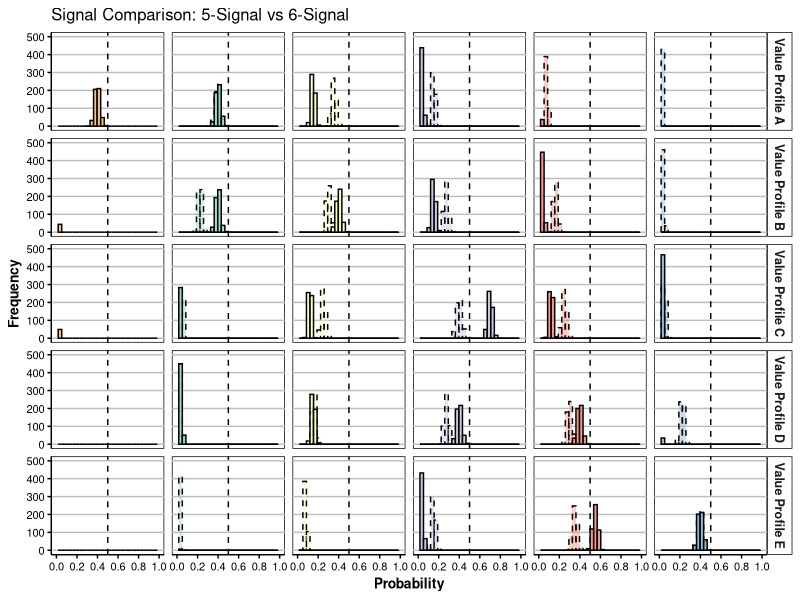
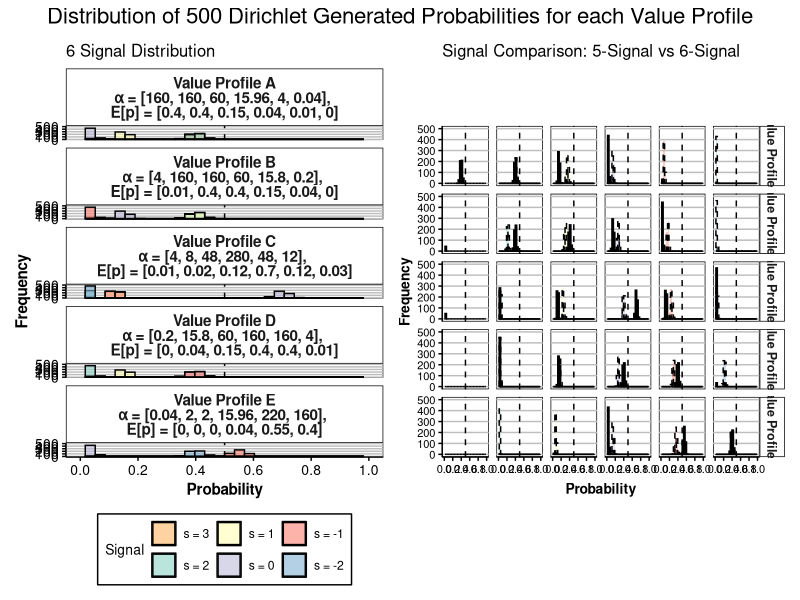

Generate these figures, in order, with R:
# ==============================================================================
# Dirichlet Distribution Analysis for Signal Probability Modeling
# ==============================================================================
# This script analyzes Dirichlet distributions for different value profiles
# and creates side-by-side visualizations for 5-signal and 6-signal scenarios

# Load required libraries
library(tidyverse)  # For data manipulation and visualization
library(MCMCpack)   # For Dirichlet distribution sampling
library(patchwork)  # For combining plots
library(RColorBrewer)  # For colour palettes

# ==============================================================================
# Function Definition
# ==============================================================================

#' Calculate Expected Values for Dirichlet Distribution
#' 
#' @param alpha Numeric vector of Dirichlet parameters (must be positive)
#' @param c Concentration parameter (for reference, not used in calculations)
#' @return Tibble with components, alpha values, expected values, and sample means
dirichlet_expected_values <- function(alpha, c) {
  
  # Input validation
  if (!is.numeric(alpha) || length(alpha) < 2) {
    stop("alpha must be a numeric vector with at least 2 elements")
  }
  
  if (any(alpha <= 0)) {
    stop("All alpha values must be positive")
  }
  
  # Calculate theoretical expected values for Dirichlet distribution
  # E[X_i] = alpha_i / sum(alpha)
  alpha_sum <- sum(alpha)
  expected_values <- alpha / alpha_sum
  
  # Generate Monte Carlo samples to verify theoretical calculations
  samples <- rdirichlet(10000, alpha)
  sample_means <- colMeans(samples)
  
  # Return structured results
  result <- tibble(
    Component = paste0("s = ", 1:length(alpha)),
    Alpha = alpha,
    concentration = c,
    Expected_Value = expected_values,
    Sample_Mean = round(sample_means, 2)
  )
  
  return(result)
}

# Function to create a centered Dirichlet parameter vector
create_dirichlet_params <- function(center, concentration, spread, k = 5, decay = 2) {
  # Create Dirichlet alpha parameters centered on a specific category
  # center: which category to center on (1 to k)
  # concentration: overall concentration (higher = more peaked)
  # spread: how much to spread to neighboring categories
  
  alphas <- rep(1, k)  # Base alpha = 1 (uniform prior)
  
  # Add concentration to the center
  alphas[center] <- 1 + concentration
  
  # Add some spread to neighbors based on distance
  for(i in 1:k) {
    if(i != center) {
      distance <- abs(i - center)
      alphas[i] <- 1 + (concentration * spread * exp(-decay * distance))
    }
  }
  
  return(alphas)
}

# ==============================================================================
# 5-Signal Analysis
# ==============================================================================

# Define alpha parameter vectors for different value profiles
A_vec <- c(8, 7, 3, 1.5, 0.5)      # Profile A: High preference for early signals
B_vec <- c(4.5, 6, 5.5, 3.25, 0.75) # Profile B: Moderate preference distribution
C_vec <- c(1, 5, 8, 5, 1)           # Profile C: Peak preference for middle signal
D_vec <- c(0.75, 3.25, 5.5, 6, 4.5) # Profile D: Increasing preference toward end
E_vec <- c(0.5, 1.5, 3, 7, 8)       # Profile E: Strong preference for later signals

# Organize vectors and names for processing
vecs <- list(A_vec, B_vec, C_vec, D_vec, E_vec)
vec_names <- c("A", "B", "C", "D", "E")
c_value <- 20  # Concentration parameter (scaling factor)

# Calculate expected values for each profile
combined_df_5 <- map2_dfr(vecs, vec_names, ~ {
  tab <- dirichlet_expected_values(.x, c_value)
  tab$value_profile <- .y
  tab$summary <- paste0("An agent with value Profile ", .y, 
                        " produces 1s ", 
                        round(tab$Expected_Value[1]*100), " % of the time, ",
                        "2s ", 
                        round(tab$Expected_Value[2]*100), " % of the time, ",
                        "3s ", 
                        round(tab$Expected_Value[3]*100), " % of the time, ",
                        "4s ", 
                        round(tab$Expected_Value[4]*100), " % of the time, and", 
                        "5s ", 
                        round(tab$Expected_Value[5]*100), " % of the time")
  return(tab)
})

# Generate Dirichlet samples for visualization (500 samples each)
samples_A <- rdirichlet(500, A_vec * c_value)
samples_B <- rdirichlet(500, B_vec * c_value)
samples_C <- rdirichlet(500, C_vec * c_value)
samples_D <- rdirichlet(500, D_vec * c_value)
samples_E <- rdirichlet(500, E_vec * c_value)

# ==============================================================================
# Label Formatting Functions
# ==============================================================================

#' Format Alpha Values and Expected Values for Plot Labels
#' 
#' @param alpha_vec Original alpha parameter vector
#' @param exp_vals Expected values from Dirichlet distribution
#' @return List with formatted alpha and expected value strings
format_alpha_and_exp <- function(alpha_vec, exp_vals) {
  # Format scaled alpha values (alpha * c)
  alpha_formatted <- paste0("[", paste(round(alpha_vec * c_value, 3), collapse = ", "), "]")
  # Format expected values with 3 decimal places
  exp_formatted <- paste0("[", paste(round(exp_vals, 3), collapse = ", "), "]")
  return(list(alpha = alpha_formatted, exp = exp_formatted))
}

# Extract expected values for each profile from combined dataframe
exp_A <- combined_df_5 |> filter(value_profile == "A") |> pull(Expected_Value)
exp_B <- combined_df_5 |> filter(value_profile == "B") |> pull(Expected_Value)
exp_C <- combined_df_5 |> filter(value_profile == "C") |> pull(Expected_Value)
exp_D <- combined_df_5 |> filter(value_profile == "D") |> pull(Expected_Value)
exp_E <- combined_df_5 |> filter(value_profile == "E") |> pull(Expected_Value)

# Create formatted labels for each profile
label_A <- format_alpha_and_exp(A_vec, exp_A)
label_B <- format_alpha_and_exp(B_vec, exp_B)
label_C <- format_alpha_and_exp(C_vec, exp_C)
label_D <- format_alpha_and_exp(D_vec, exp_D)
label_E <- format_alpha_and_exp(E_vec, exp_E)

# ==============================================================================
# Data Preparation for 5-Signal Visualization
# ==============================================================================

# Combine sample data with enhanced multi-line labels
df_combined_5 <- rbind(
  data.frame(samples_A, alpha_group = paste0("Value Profile A\nα = ", label_A$alpha, ", \nE[p] = ", label_A$exp)),
  data.frame(samples_B, alpha_group = paste0("Value Profile B\nα = ", label_B$alpha, ", \nE[p] = ", label_B$exp)),
  data.frame(samples_C, alpha_group = paste0("Value Profile C\nα = ", label_C$alpha, ", \nE[p] = ", label_C$exp)),
  data.frame(samples_D, alpha_group = paste0("Value Profile D\nα = ", label_D$alpha, ", \nE[p] = ", label_D$exp)),
  data.frame(samples_E, alpha_group = paste0("Value Profile E\nα = ", label_E$alpha, ", \nE[p] = ", label_E$exp))
)

# Transform to long format for ggplot visualization
df_long_combined_5 <- df_combined_5 |>
  pivot_longer(cols = -alpha_group, 
               names_to = "variable", 
               values_to = "value") |>
  # Rename variables to meaningful signal labels
  mutate(variable = case_when(
    variable == "X1" ~ "s = 1",
    variable == "X2" ~ "s = 2",
    variable == "X3" ~ "s = 3",
    variable == "X4" ~ "s = 4",
    variable == "X5" ~ "s = 5"
  ))

# Create colour palette for 5 signals using RcolourBrewer Set3
colours_5 <- brewer.pal(5, "Set3")

# ==============================================================================
# 5-Signal Plot Creation
# ==============================================================================

plot_5 <- ggplot(df_long_combined_5, aes(x = value, fill = variable)) +
  # Create overlapping histograms with transparency and black outlines
  geom_histogram(alpha = 0.6, position = "identity", bins = 30, colour = "black") +
  # Create separate facets for each value profile (single column layout)
  facet_wrap(~alpha_group, ncol = 1) +
  # Set consistent axis scales across all plots
  scale_x_continuous(limits = c(0, 1), breaks = seq(0, 1, by = 0.2)) +
  scale_y_continuous(limits = c(0, 500), breaks = seq(0, 500, by = 100)) +
  # Apply custom colour palette
  scale_fill_manual(values = colours_5) +
  # Add labels and titles
  labs(title = "5 Signal Distribution",
       x = "Probability", 
       y = "Frequency",
       fill = "Signal") +
  # Apply custom theme matching reference style
  theme(panel.background = element_rect(fill = "white", colour = "black"),
        panel.grid.major.y = element_line(colour = "grey"),
        panel.grid.major.x = element_blank(),
        panel.grid.minor = element_blank(),
        strip.background = element_rect(fill = "white", colour = "black"),
        strip.text = element_text(size = 11, face = "bold", lineheight = 0.8),
        axis.line = element_line(colour = "black"),
        axis.ticks = element_line(colour = "black"),
        axis.text = element_text(colour = "black", size = 10),
        axis.title = element_text(face = "bold", size = 11),
        title = element_text(size = 10),
        legend.background = element_rect(fill = "white", colour = "black"),
        legend.position = "bottom")  # Position legend at bottom

# ==============================================================================
# 6-Signal Analysis
# ==============================================================================

# Define alpha parameter vectors for 6-signal scenario
A_vec_6 <- c(4, 4, 1.5, 0.399, 0.1, 0.001) # Profile A: Extended with additional high signal
B_vec_6 <- c(0.1, 4, 4, 1.5, 0.395, 0.005) # Profile A: Extended with additional high signal
C_vec_6 <- c(0.1, 0.2, 1.2, 7, 1.2, 0.3) # Profile A: Extended with additional high signal
D_vec_6 <- c(0.005, 0.395, 1.5, 4, 4, 0.1) # Profile A: Extended with additional high signal
E_vec_6 <- c(0.001, 0.05, 0.05, 0.399, 5.5, 4) # Profile A: Extended with additional high signal

# Organize 6-signal vectors for processing
vecs_6 <- list(A_vec_6, B_vec_6, C_vec_6, D_vec_6, E_vec_6)
vec_names_6 <- c("A", "B", "C", "D", "E")
c_value <- 40

# Calculate expected values for 6-signal profiles
combined_df_6 <- map2_dfr(vecs_6, vec_names_6, ~ {
  tab <- dirichlet_expected_values(.x, c_value)
  tab$Alpha <- round(tab$Alpha,2)
  tab$Expected_Value <- round(tab$Expected_Value, 2)
  tab$value_profile <- .y
  tab$summary <- paste0("An agent with value Profile ", .y, 
                        " produces 3s ", 
                        round(tab$Expected_Value[1]*100), " % of the time, ",
                        "2s ", 
                        round(tab$Expected_Value[2]*100), " % of the time, ",
                        "1s ", 
                        round(tab$Expected_Value[3]*100), " % of the time, ",
                        "0s ", 
                        round(tab$Expected_Value[4]*100), " % of the time, ", 
                        "-1s ", 
                        round(tab$Expected_Value[5]*100), " % of the time, and ",
                        "-2s ",
                        round(tab$Expected_Value[6]*100), " % of the time.")
  return(tab)
})

# Generate Dirichlet samples for 6-signal visualization
samples_A_6 <- rdirichlet(500, A_vec_6 * c_value)
samples_B_6 <- rdirichlet(500, B_vec_6 * c_value)
samples_C_6 <- rdirichlet(500, C_vec_6 * c_value)
samples_D_6 <- rdirichlet(500, D_vec_6 * c_value)
samples_E_6 <- rdirichlet(500, E_vec_6 * c_value)

# Extract expected values for 6-signal profiles
exp_A_6 <- combined_df_6 |> filter(value_profile == "A") |> pull(Expected_Value)
exp_B_6 <- combined_df_6 |> filter(value_profile == "B") |> pull(Expected_Value)
exp_C_6 <- combined_df_6 |> filter(value_profile == "C") |> pull(Expected_Value)
exp_D_6 <- combined_df_6 |> filter(value_profile == "D") |> pull(Expected_Value)
exp_E_6 <- combined_df_6 |> filter(value_profile == "E") |> pull(Expected_Value)

# Create formatted labels for 6-signal profiles
label_A_6 <- format_alpha_and_exp(A_vec_6, exp_A_6)
label_B_6 <- format_alpha_and_exp(B_vec_6, exp_B_6)
label_C_6 <- format_alpha_and_exp(C_vec_6, exp_C_6)
label_D_6 <- format_alpha_and_exp(D_vec_6, exp_D_6)
label_E_6 <- format_alpha_and_exp(E_vec_6, exp_E_6)

# ==============================================================================
# Data Preparation for 6-Signal Visualization
# ==============================================================================

# Combine 6-signal sample data with enhanced labels
df_combined_6 <- rbind(
  data.frame(samples_A_6, alpha_group = paste0("Value Profile A\nα = ", label_A_6$alpha, ", \nE[p] = ", label_A_6$exp)),
  data.frame(samples_B_6, alpha_group = paste0("Value Profile B\nα = ", label_B_6$alpha, ", \nE[p] = ", label_B_6$exp)),
  data.frame(samples_C_6, alpha_group = paste0("Value Profile C\nα = ", label_C_6$alpha, ", \nE[p] = ", label_C_6$exp)),
  data.frame(samples_D_6, alpha_group = paste0("Value Profile D\nα = ", label_D_6$alpha, ", \nE[p] = ", label_D_6$exp)),
  data.frame(samples_E_6, alpha_group = paste0("Value Profile E\nα = ", label_E_6$alpha, ", \nE[p] = ", label_E_6$exp))
)

# Transform 6-signal data to long format with ORDERED factor levels
df_long_combined_6 <- df_combined_6 |>
  pivot_longer(cols = -alpha_group, 
               names_to = "variable", 
               values_to = "value") |>
  # Rename variables to meaningful signal labels (now including s = 6)
  mutate(variable = case_when(
    variable == "X1" ~ "s = 3",
    variable == "X2" ~ "s = 2",
    variable == "X3" ~ "s = 1",
    variable == "X4" ~ "s = 0",
    variable == "X5" ~ "s = -1",
    variable == "X6" ~ "s = -2"
  )) |>
  # Set factor levels in desired order
  mutate(variable = factor(variable, levels = c("s = 3", "s = 2", "s = 1", "s = 0", "s = -1", "s = -2")))

# Create colour palette for 6 signals
colours_6 <- brewer.pal(6, "Set3")
colours_6 <- colours_6[c(6, 1,2,3,4,5)] # gets colours to match

# ==============================================================================
# 6-Signal Plot Creation
# ==============================================================================

plot_6 <- ggplot(df_long_combined_6, aes(x = value, fill = variable)) +
  # Create overlapping histograms with transparency and black outlines
  geom_histogram(alpha = 0.6, position = "identity", bins = 30, colour = "black") +
  geom_vline(xintercept = 0.5, linetype = "dashed", colour = "black") +  # Add vertical line at 0
  # Create separate facets for each value profile (single column layout)
  facet_wrap(~alpha_group, ncol = 1) +
  # Set consistent axis scales across all plots (same as 5-signal plot)
  scale_x_continuous(limits = c(0,1), breaks = seq(0, 1, by = 0.2)) +
  scale_y_continuous(limits = c(0, 500), breaks = seq(0, 500, by = 100)) +
  # Apply custom colour palette for 6 signals
  scale_fill_manual(values = colours_6) +
  # Add labels and titles
  labs(title = "6 Signal Distribution",
       x = "Probability", 
       y = "Frequency",
       fill = "Signal") +
  # Apply same custom theme with legend included
  theme(panel.background = element_rect(fill = "white", colour = "black"),
        panel.grid.major.y = element_line(colour = "grey"),
        panel.grid.major.x = element_blank(),
        panel.grid.minor = element_blank(),
        strip.background = element_rect(fill = "white", colour = "black"),
        strip.text = element_text(size = 11, face = "bold", lineheight = 0.8),
        axis.line = element_line(colour = "black"),
        axis.ticks = element_line(colour = "black"),
        axis.text = element_text(colour = "black", size = 10),
        axis.title = element_text(face = "bold", size = 11),
        title = element_text(size = 10),
        legend.background = element_rect(fill = "white", colour = "black"),
        legend.position = "bottom")  # Include legend for 6-signal plot

# ==============================================================================
# Third Plot - Comparison Plot
# ==============================================================================

# Create comparison data for specific signal pairs
# Pairs: (3) (1,2) (2,1) (3,0) (4,-1) (5,-2)
# where first element is from 5-signal and second is from 6-signal

# First, let's create data frames with profile information for easier merging
df_5_with_profile <- df_combined_5 |>
  mutate(value_profile = case_when(
    grepl("Value Profile A", alpha_group) ~ "A",
    grepl("Value Profile B", alpha_group) ~ "B", 
    grepl("Value Profile C", alpha_group) ~ "C",
    grepl("Value Profile D", alpha_group) ~ "D",
    grepl("Value Profile E", alpha_group) ~ "E"
  ))

df_6_with_profile <- df_combined_6 |>
  mutate(value_profile = case_when(
    grepl("Value Profile A", alpha_group) ~ "A",
    grepl("Value Profile B", alpha_group) ~ "B", 
    grepl("Value Profile C", alpha_group) ~ "C",
    grepl("Value Profile D", alpha_group) ~ "D",
    grepl("Value Profile E", alpha_group) ~ "E"
  ))

# Define the signal pairs for comparison
comparison_pairs <- list(
  list(signal_5 = NA, signal_6 = "X1", column_name = "s = 3 only"),
  list(signal_5 = "X1", signal_6 = "X2", column_name = "s = 1 vs s = 2"),  
  list(signal_5 = "X2", signal_6 = "X3", column_name = "s = 2 vs s = 1"),
  list(signal_5 = "X3", signal_6 = "X4", column_name = "s = 3 vs s = 0"),
  list(signal_5 = "X4", signal_6 = "X5", column_name = "s = 4 vs s = -1"),
  list(signal_5 = "X5", signal_6 = "X6", column_name = "s = 5 vs s = -2")
)

# Create comparison dataset

comparison_data <- map_dfr(comparison_pairs, function(pair) {
  
  result_list <- map_dfr(c("A", "B", "C", "D", "E"), function(profile) {
    
    # Initialize empty data frames
    data_5 <- data.frame()
    data_6 <- data.frame()
    
    # Get 5-signal data if signal_5 exists
    if (!is.na(pair$signal_5)) {
      # Filter for the profile
      temp_df_5 <- df_5_with_profile[df_5_with_profile$value_profile == profile, ]
      # Extract the specific column and create new data frame
      data_5 <- data.frame(
        value = temp_df_5[[pair$signal_5]],  # Use [[ ]] for column extraction
        source = "5-signal",
        signal_pair = pair$column_name,
        value_profile = paste0("Value Profile ", profile),
        stringsAsFactors = FALSE
      )
    }
    
    # Get 6-signal data if signal_6 exists
    if (!is.na(pair$signal_6)) {
      # Filter for the profile
      temp_df_6 <- df_6_with_profile[df_6_with_profile$value_profile == profile, ]
      # Extract the specific column and create new data frame
      data_6 <- data.frame(
        value = temp_df_6[[pair$signal_6]],  # Use [[ ]] for column extraction
        source = "6-signal",
        signal_pair = pair$column_name,
        value_profile = paste0("Value Profile ", profile),
        stringsAsFactors = FALSE
      )
    }
    
    # Combine the data frames
    if (nrow(data_5) > 0 && nrow(data_6) > 0) {
      return(rbind(data_5, data_6))
    } else if (nrow(data_5) > 0) {
      return(data_5)
    } else if (nrow(data_6) > 0) {
      return(data_6)
    } else {
      return(data.frame())
    }
  })
  
  return(result_list)
})

# Set the desired order for signal pairs in the comparison plot
comparison_data <- comparison_data |>
  mutate(signal_pair = factor(signal_pair, 
                              levels = c("s = 3 only", 
                                         "s = 1 vs s = 2", 
                                         "s = 2 vs s = 1", 
                                         "s = 3 vs s = 0", 
                                         "s = 4 vs s = -1", 
                                         "s = 5 vs s = -2"))
  ) 

# Create the comparison plot
plot_comparison <- ggplot(comparison_data, aes(x = value, fill = signal_pair, linetype = source, alpha = source)) +
  geom_vline(xintercept = 0.5, linetype = "dashed", colour = "black")+
  geom_histogram(position = "identity", bins = 30, colour = "black") +
  facet_grid(value_profile~signal_pair, scales = "free") +
  scale_x_continuous(limits = c(0, 1), breaks = seq(0,1, by = 0.2)) +
  scale_y_continuous(limits = c(0, 500), breaks = seq(0, 500, by = 100)) +
  scale_fill_manual(values = colours_6) +
  scale_alpha_manual(values = c("5-signal" = 0.4, "6-signal" = 0.8)) +
  scale_linetype_manual(values = c("5-signal" = "dashed", "6-signal" = "solid")) +
  labs(title = "Signal Comparison: 5-Signal vs 6-Signal",
       x = "Probability", 
       y = "Frequency",
       fill = "Source",
       linetype = "Source",
       alpha = "Source") +
  theme(panel.background = element_rect(fill = "white", colour = "black"),
        panel.grid.major.y = element_line(colour = "grey"),
        panel.grid.major.x = element_blank(),
        panel.grid.minor = element_blank(),
        strip.background = element_rect(fill = "white", colour = "black"),
        strip.text = element_text(size = 9, face = "bold"),
        strip.text.x = element_blank(),  # Hide y-axis strip text
        strip.background.x = element_blank(),  # Hide y-axis strip background
        axis.line = element_line(colour = "black"),
        axis.ticks = element_line(colour = "black"),
        axis.text = element_text(colour = "black", size = 8),
        axis.title = element_text(face = "bold", size = 10),
        title = element_text(size = 10),
        legend.background = element_rect(fill = "white", colour = "black"),
        legend.position = "none")

print(plot_comparison)

# ==============================================================================
# Final Plot Combination and Display
# ==============================================================================

# Combine all three plots using patchwork with custom widths
combined_plot <- (plot_6 | plot_comparison) +
  plot_layout(ncol = 2, widths = c(1, 1, 1.7)) 

combined_plot <-combined_plot + 
  plot_annotation(
    title = "Distribution of 500 Dirichlet Generated Probabilities for each Value Profile",
    theme = theme(plot.title = element_text(size = 16, hjust = 0.5))
  )

# Display the final combined visualization
print(combined_plot)
